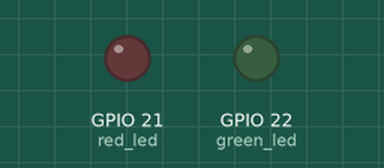
A program run on a simulated ESP32 board running MicroPython. Shown: output pins drawn as LEDs (lit = HIGH).

Above: at 0.15 s.
Timing chart, 0 to 1.6 s (numbered marks = the images above):
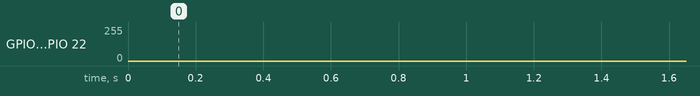

The program:

KY-029.py
```python
from machine import Pin, PWM
from time import sleep

#Caution: Connect each positive pin with resistors in series
red_led = PWM(Pin(21), freq=1000) #With a 100 ohm resistor
green_led = PWM(Pin(22), freq=1000) #With a 100 ohm resistor

def gradient_pwm(pwm1, pwm2, max_duty=1023, delay=0.001):
    #The brightness of the red is increased and the brightness of the green is reduced
    for duty in range(max_duty + 1):
        pwm1.duty(duty)
        pwm2.duty(max_duty - duty)
        sleep(delay)
    #In this other cycle, the opposite of the previous one happens
    for duty in range(max_duty, -1, -1):
        pwm1.duty(duty)
        pwm2.duty(max_duty - duty)
        sleep(delay)

while True:
    gradient_pwm(red_led, green_led)
```
